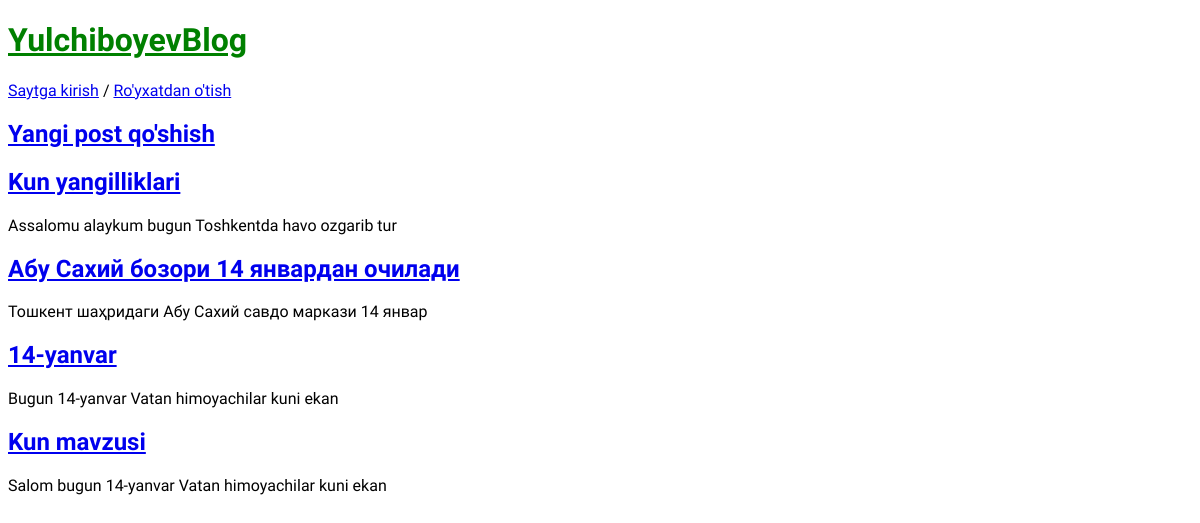
The page / on the database its author committed.
### blog/models.py (models this page shows, shortened)
class Post(models.Model):
    title = models.CharField(max_length=200)
    author = models.ForeignKey(
        'auth.User',
        on_delete=models.CASCADE,
    )
    body = models.TextField()

### blog/views.py (the view)
# urls.py: path('', BlogListView.as_view(), name = 'home'),
class BlogListView(ListView):
    model = Post
    template_name = 'home.html'

### templates/home.html
{% extends 'base.html' %}
{% block content %}
    {% for post in object_list %}
        <div class = "post-entry">
            <h2>
                <a href = "{% url 'detail' post.pk %}">
                    {{ post.title }}
                </a>
            </h2>
            <p>
                {{post.body | slice:":50"}}
            </p>
        </div>
    {% endfor %}
{% endblock content %}

### templates/base.html (shortened to what this page needs)
{% load static %}
<!DOCTYPE html>
<html>
    <head>
        <link rel="stylesheet" href="{% static 'css/base.css' %}">
    </head>
    <body>
        <header>
            <h1><a href="{% url 'home' %}">YulchiboyevBlog</a></h1>
        </header>
        {% if user.is_authenticated %}
            <p>Xush kelibsiz, {{ user.username }}!</p>
            <p><a href="{% url 'logout' %}">Chiqib ketish</a></p>
        {% else %}
        <p>
            <a href="{% url 'login' %}">Saytga kirish</a> /
            <a href="{% url 'signup' %}">Ro'yxatdan o'tish</a>
        </p>
        <h2><a href="{% url 'create' %}">Yangi post qo'shish</a></h2>
        {% endif %}
        <div>
            {% block content %}
            {% endblock content %}
        </div>
    </body>
</html>

### static/css/base.css (style rules this page uses)
body { font-family: 'Montserrat', sans-serif; font-family: 'Signika Negative', sans-serif; font-family: 'Sofia Sans', sans-serif; font-family: 'Sofia Sans Semi Condensed', sans-serif; }
header h1 a { color: green; }

### rows shown on the page
Post: title "Kun yangilliklari", body "Assalomu alaykum bugun Toshkentda havo ozgarib tur"
Post: title "Абу Сахий бозори 14 январдан очилади", body "Тошкент шаҳридаги Абу Сахий савдо маркази 14 январ"
Post: title "14-yanvar", body "Bugun 14-yanvar Vatan himoyachilar kuni ekan"
Post: title "Kun mavzusi", body "Salom bugun 14-yanvar Vatan himoyachilar kuni ekan"
